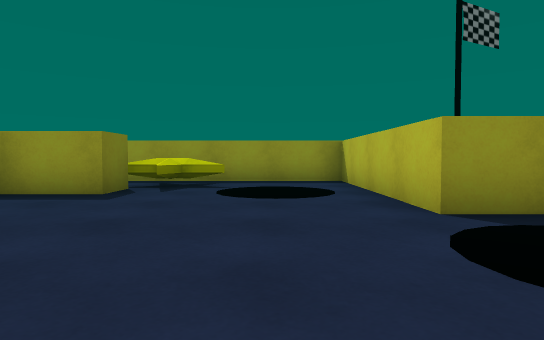
View 1 (above)

13 first-person views from a walk through a 3-D level made in the Unity game engine. The camera is 0.58 m above the floor, tilts 2° down and sees 75° across. The floor is counted in squares, 1 m on a side. Each view is taken from the middle of a square. On the plan, view 1 faces up. The plan holds only what a view shows up to about 10 squares ahead; the rest is blank. The player is left out. Some surface patterns are stand-ins.

View 2
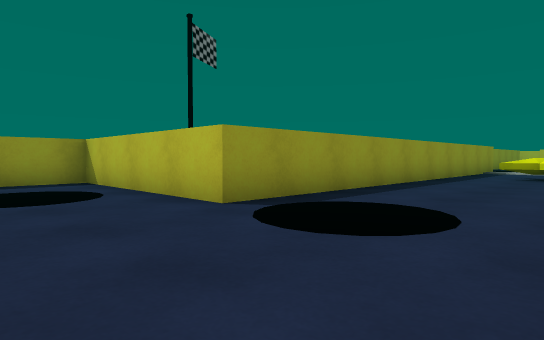

View 3
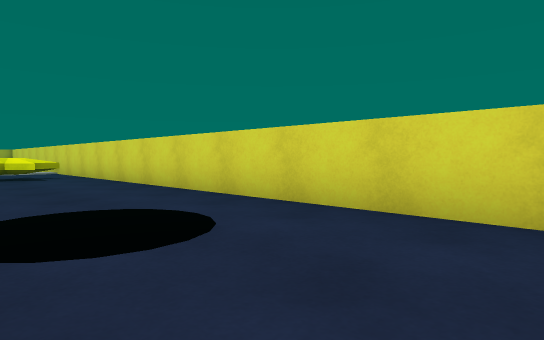

View 4
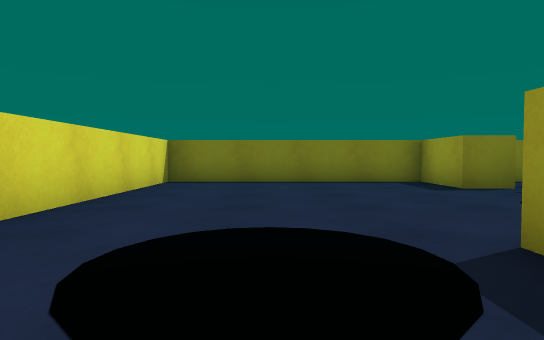

View 5
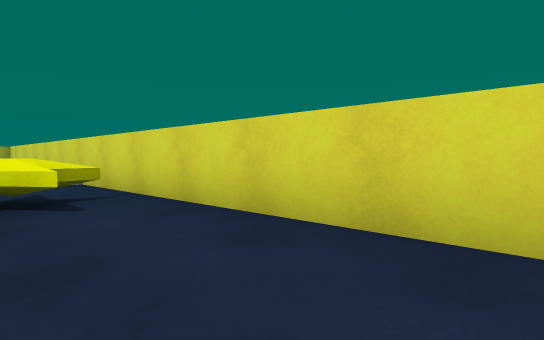

View 6
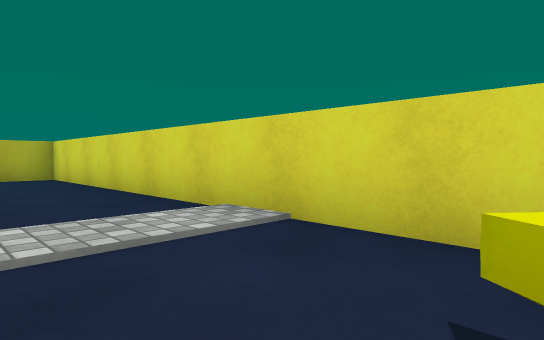

View 7
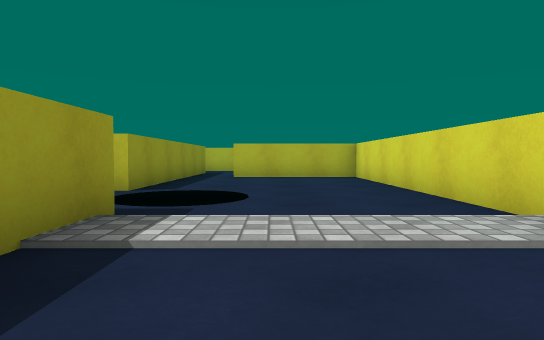

View 8
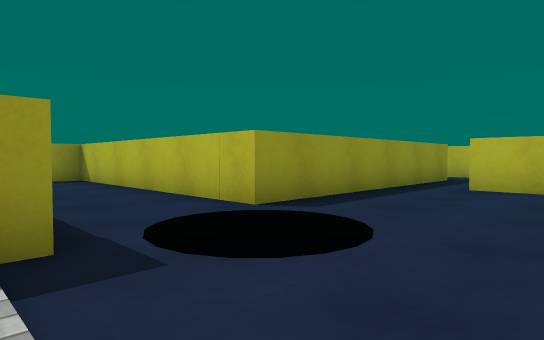

View 9
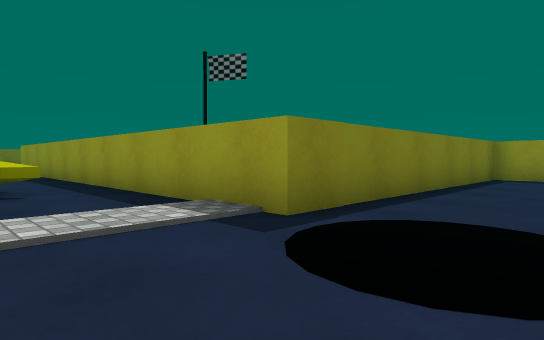

View 10
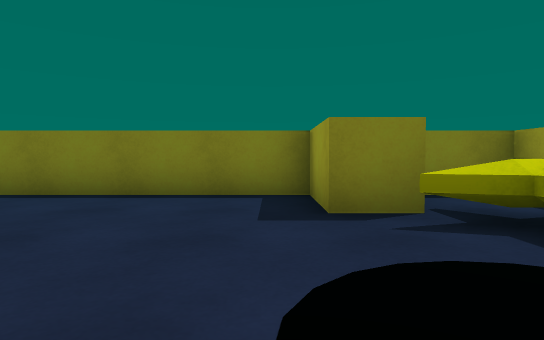

View 11
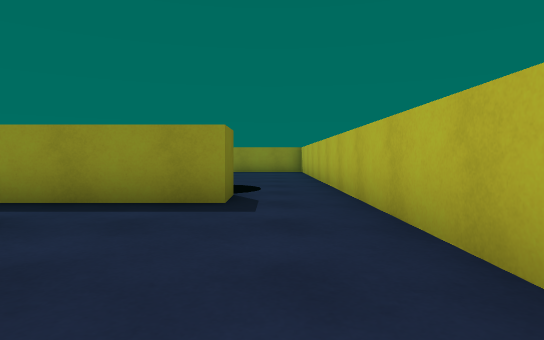

View 12
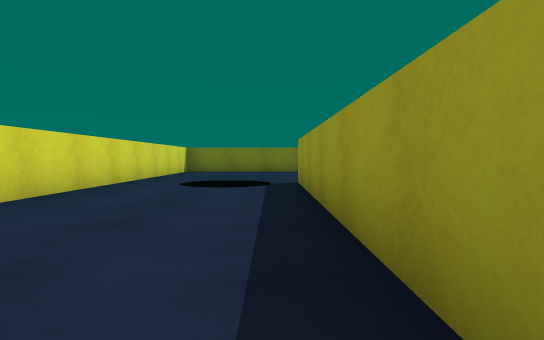

View 13
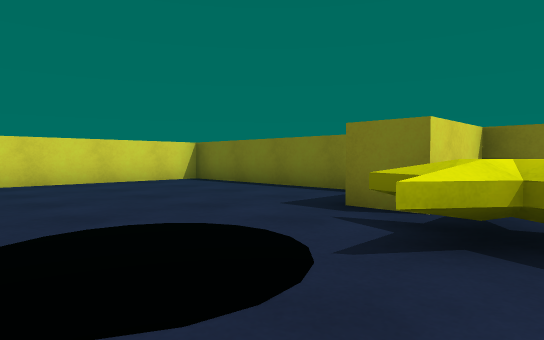

### Floor plan
Key: @ floor where view 1 was taken; # wall or solid block; . main floor; : floor 0.05 m higher than the main floor; S star; B yellow block; O other object.
Columns run from 5 left of view 1 to 26 right of it. Each row starts with its distance up from view 1.
 12                    ####
 11                    #..#
 10                    #..#      ..#
  9 ########           #..#      ..#
  8 #......#           #..#      ..#
  7 #..S.O.#           #..#     OO.#
  6 #BB.O O#           #..#     OO.#
  5 #....O.#           #..########.#
  4 #......#############.OO........#
  3 #......O...........:.OO....#...#
  2 #.....O O..........:.......#...#
  1 #......O.......S...:.......# ..
  0 #....@.............:.......#  .
 -1 ############################

Where each view was taken, in squares from view 1:
view 1: 0 up, 0 right, facing up
view 2: 0 up, 1 left, facing up-right
view 3: 3 up, 1 left, facing down-right
view 4: 2 up, 4 right, facing left
view 5: 2 up, 5 right, facing down-right
view 6: 2 up, 11 right, facing down-right
view 7: 2 up, 11 right, facing right
view 8: 1 up, 14 right, facing up-right
view 9: 1 up, 17 right, facing up-left
view 10: 5 up, 1 right, facing left
view 11: 0 up, 25 right, facing up
view 12: 3 up, 10 right, facing left
view 13: 8 up, 1 right, facing down-left
